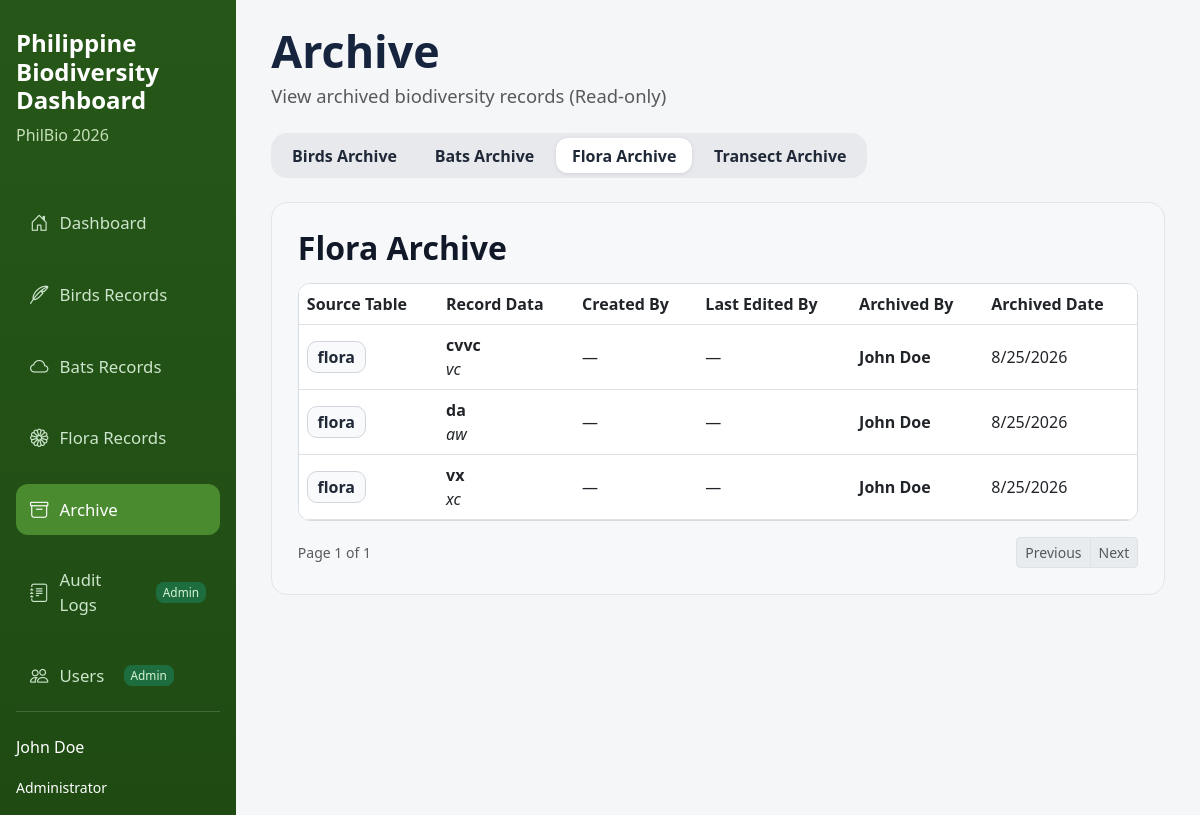
Screenshot of /phildata/archive.php?tab=flora with the database file from the repository.
### tables this page shows
CREATE TABLE `archive_flora` (
  `record_id` int(11) NOT NULL,
  `local_name` varchar(255) DEFAULT NULL COMMENT 'Local/common name',
  `scientific_name` varchar(255) NOT NULL COMMENT 'Scientific name',
  `family_name` varchar(255) DEFAULT NULL COMMENT 'Family name',
  `iucn_status` enum('EX','EW','CR','EN','VU','NT','LC','DD','NE') NOT NULL COMMENT 'IUCN Red List Status',
  `denr_status` enum('CR','EN','VU','OTS','NL') NOT NULL COMMENT 'DENR DAO Status',
  `remarks` text DEFAULT NULL COMMENT 'Additional notes or observations'
);

### phildata/archive.php (the view, shortened to what this page needs)
<?php
include 'db_connect.php';
$archiveTab = $_GET['tab'] ?? 'birds';
$itemsPerPage = 10;
$archivePage = max(1, (int) ($_GET['page'] ?? 1));
$records = [];
try {
    if ($archiveTab === 'birds') {
        try {
            $stmt = $pdo->query('SELECT species_id, species_code, common_name, scientific_name FROM archive_bird_species ORDER BY species_code');
            $speciesRecords = $stmt->fetchAll();
            foreach ($speciesRecords as $row) {
                $records[] = [
                    'id' => $row['species_id'],
                    'type' => 'bird_species',
                    'name' => $row['common_name'],
                    'code' => $row['species_code'],
                    'scientific' => $row['scientific_name'],
                ];
            }
        } catch (PDOException $e) {
        }
        try {
            $stmt = $pdo->query('SELECT observation_id FROM archive_bird_observations ORDER BY observation_id DESC');
            $obsRecords = $stmt->fetchAll();
            foreach ($obsRecords as $row) {
                $records[] = [
                    'id' => $row['observation_id'],
                    'type' => 'bird_observation',
                    'name' => 'Bird Observation',
                ];
            }
        } catch (PDOException $e) {
        }
    } elseif ($archiveTab === 'flora') {
        try {
            $stmt = $pdo->query('SELECT record_id, local_name, scientific_name FROM archive_flora ORDER BY local_name');
            $floraRecords = $stmt->fetchAll();
            foreach ($floraRecords as $row) {
                $records[] = [
                    'id' => $row['record_id'],
                    'type' => 'flora',
                    'name' => $row['local_name'],
                    'scientific' => $row['scientific_name'],
                ];
            }
        } catch (PDOException $e) {
        }
    }
} catch (Exception $e) {
    $records = [];
}
$archiveTotalCount = count($records);
$archiveTotalPages = $archiveTotalCount > 0 ? (int) ceil($archiveTotalCount / $itemsPerPage) : 0;
$archivePage = $archiveTotalPages > 0 ? min($archivePage, $archiveTotalPages) : 1;
$archiveOffset = ($archivePage - 1) * $itemsPerPage;
$records = array_slice($records, $archiveOffset, $itemsPerPage);
?>
<!DOCTYPE html>
<html lang="en">
<head>
    <link href="https://cdn.jsdelivr.net/npm/bootstrap@5.3.0/dist/css/bootstrap.min.css" rel="stylesheet">
    <link href="https://cdn.jsdelivr.net/npm/bootstrap-icons@1.11.3/font/bootstrap-icons.css" rel="stylesheet">
    <link href="style.css" rel="stylesheet">
</head>
<body>
<div class="d-flex app-shell">
    <?php include 'sidebar.php'; ?>
    <main class="main-content birds-page p-4 w-100">
        <div class="page-head mb-4">
            <h1 class="mb-1">Archive</h1>
            <p class="text-muted mb-0">View archived biodiversity records (Read-only)</p>
        </div>
        <div class="records-tabs mb-4">
            <button class="tab-pill <?= $archiveTab === 'birds' ? 'active' : '' ?>" type="button" onclick="window.location.href='archive.php?tab=birds'">Birds Archive</button>
            <button class="tab-pill <?= $archiveTab === 'bats' ? 'active' : '' ?>" type="button" onclick="window.location.href='archive.php?tab=bats'">Bats Archive</button>
            <button class="tab-pill <?= $archiveTab === 'flora' ? 'active' : '' ?>" type="button" onclick="window.location.href='archive.php?tab=flora'">Flora Archive</button>
            <button class="tab-pill <?= $archiveTab === 'transect' ? 'active' : '' ?>" type="button" onclick="window.location.href='archive.php?tab=transect'">Transect Archive</button>
        </div>
        <section class="birds-card">
            <div class="birds-card-head">
                <h2><?= htmlspecialchars(ucfirst($archiveTab) . ' Archive') ?></h2>
            </div>
            <div class="table-wrap">
                <table class="table align-middle mb-0" id="archiveTable">
                    <thead>
                        <tr>
                            <th>Source Table</th>
                            <th>Record Data</th>
                            <th>Created By</th>
                            <th>Last Edited By</th>
                            <th>Archived By</th>
                            <th>Archived Date</th>
                        </tr>
                    </thead>
                    <tbody>
                        <?php if (count($records) > 0): ?>
                            <?php foreach ($records as $row): ?>
                            <tr>
                                <td><span class="table-tag"><?= htmlspecialchars(str_replace('_', ' ', $row['type'])) ?></span></td>
                                <td>
                                    <div class="fw-semibold"><?= htmlspecialchars($row['name']) ?></div>
                                    <?php if (isset($row['scientific'])): ?>
                                        <div><em><?= htmlspecialchars($row['scientific']) ?></em></div>
                                    <?php endif; ?>
                                </td>
                                <td>—</td>
                                <td>—</td>
                                <td><strong>John Doe</strong></td>
                                <td><?= date('n/j/Y') ?></td>
                            </tr>
                            <?php endforeach; ?>
                        <?php else: ?>
                            <tr>
                                <td colspan="6" class="text-center text-muted py-4">No archived records yet</td>
                            </tr>
                        <?php endif; ?>
                    </tbody>
                </table>
            </div>
            <?php if ($archiveTotalCount > 0): ?>
                <div class="d-flex justify-content-between align-items-center mt-3 flex-wrap gap-2">
                    <small class="text-muted">Page <?= htmlspecialchars((string) $archivePage) ?> of <?= htmlspecialchars((string) $archiveTotalPages) ?></small>
                    <nav aria-label="Archive pagination">
                        <ul class="pagination pagination-sm mb-0">
                            <li class="page-item <?= $archivePage <= 1 ? 'disabled' : '' ?>">
                                <a class="page-link" href="<?= $archivePage <= 1 ? '#' : htmlspecialchars('archive.php?tab=' . urlencode($archiveTab) . '&page=' . ($archivePage - 1)) ?>">Previous</a>
                            </li>
                            <li class="page-item <?= $archivePage >= $archiveTotalPages ? 'disabled' : '' ?>">
                                <a class="page-link" href="<?= $archivePage >= $archiveTotalPages ? '#' : htmlspecialchars('archive.php?tab=' . urlencode($archiveTab) . '&page=' . ($archivePage + 1)) ?>">Next</a>
                            </li>
                        </ul>
                    </nav>
                </div>
            <?php endif; ?>
        </section>
    </main>
</div>
</body>
</html>

### phildata/style.css (style rules this page uses)
body { background-color: #f5f6f8; font-family: "Segoe UI", Tahoma, Geneva, Verdana, sans-serif; color: #1d2433; }
.main-content { background: #f5f6f8; }
.app-shell { min-height: 100vh; }
.birds-page { padding-left: 2.2rem !important; padding-right: 2.2rem !important; }
.page-head h1 { font-size: 2.8rem; font-weight: 700; color: #16243e; }
.page-head p { font-size: 1.15rem; }
.records-tabs { display: inline-flex; gap: 0.35rem; background: #e8e9ed; border-radius: 16px; padding: 0.3rem; }
.tab-pill { border: none; border-radius: 12px; padding: 0.35rem 1rem; background: transparent; color: #1f2937; font-weight: 600; }
.tab-pill.active { background: #ffffff; box-shadow: 0 1px 4px rgba(0, 0, 0, 0.1); }
.birds-card { background: #f7f8fa; border: 1px solid #e2e5ea; border-radius: 16px; padding: 1.6rem; }
.birds-card-head { display: flex; justify-content: space-between; align-items: center; margin-bottom: 1rem; }
.birds-card-head h2 { font-size: 2rem; margin: 0; font-weight: 700; color: #111827; }
.table-wrap { border: 1px solid #d7dbe2; border-radius: 12px; overflow-x: auto; background: #fff; }
.table-tag { display: inline-block; border-radius: 10px; border: 1px solid #d1d5db; background: #f9fafb; color: #1f2937; font-weight: 600; padding: 0.2rem 0.6rem; }

### rows the page displays
archive_flora: type "flora", local_name "cvvc", scientific_name "vc"
archive_flora: type "flora", local_name "da", scientific_name "aw"
archive_flora: type "flora", local_name "vx", scientific_name "xc"

### other values shown
ucfirst($archiveTab) . ' Archive' "Flora Archive"
$archivePage "1"
$archiveTotalPages "1"
